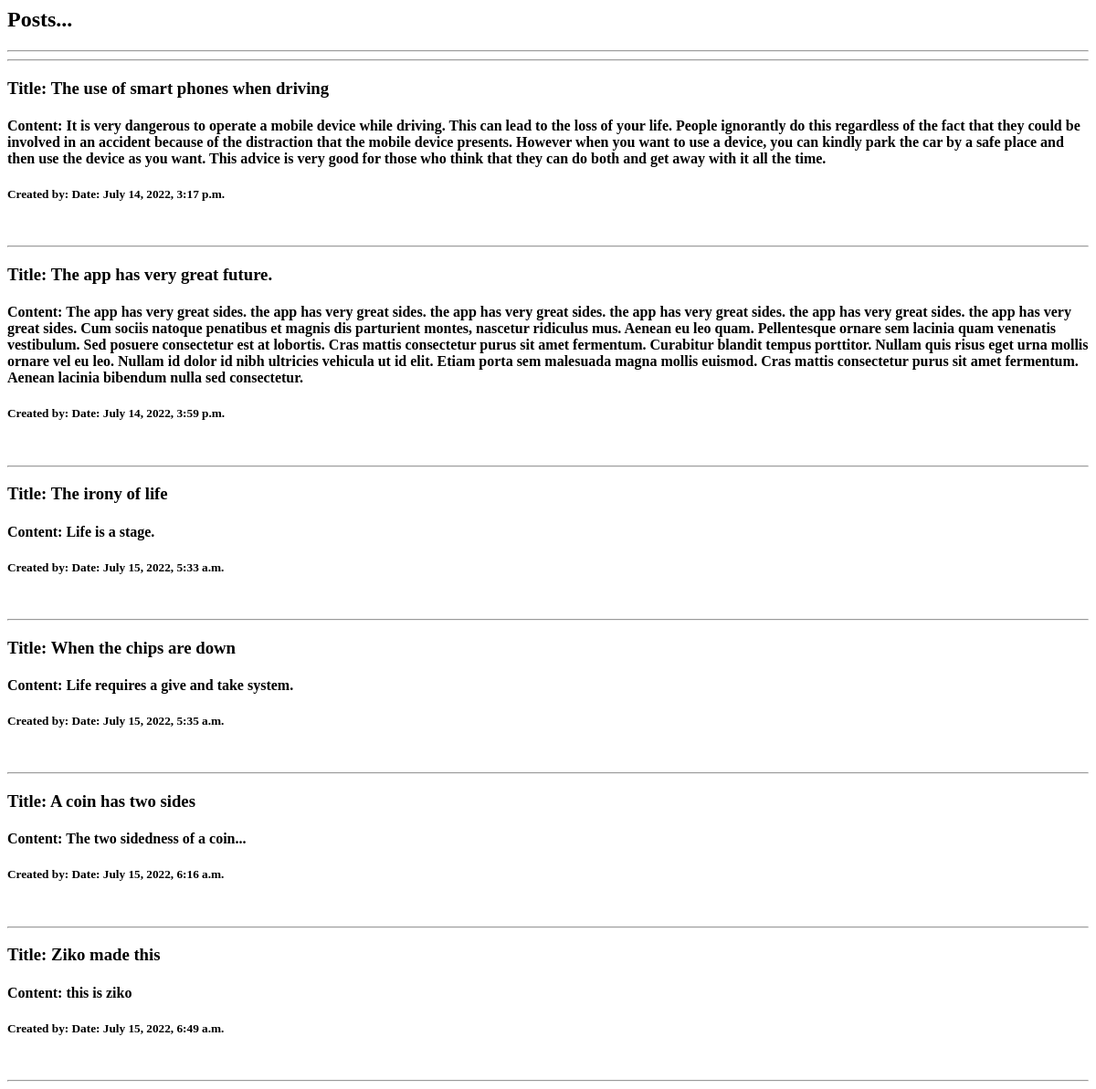
Page /blogdisplay/ on the earlier database version.
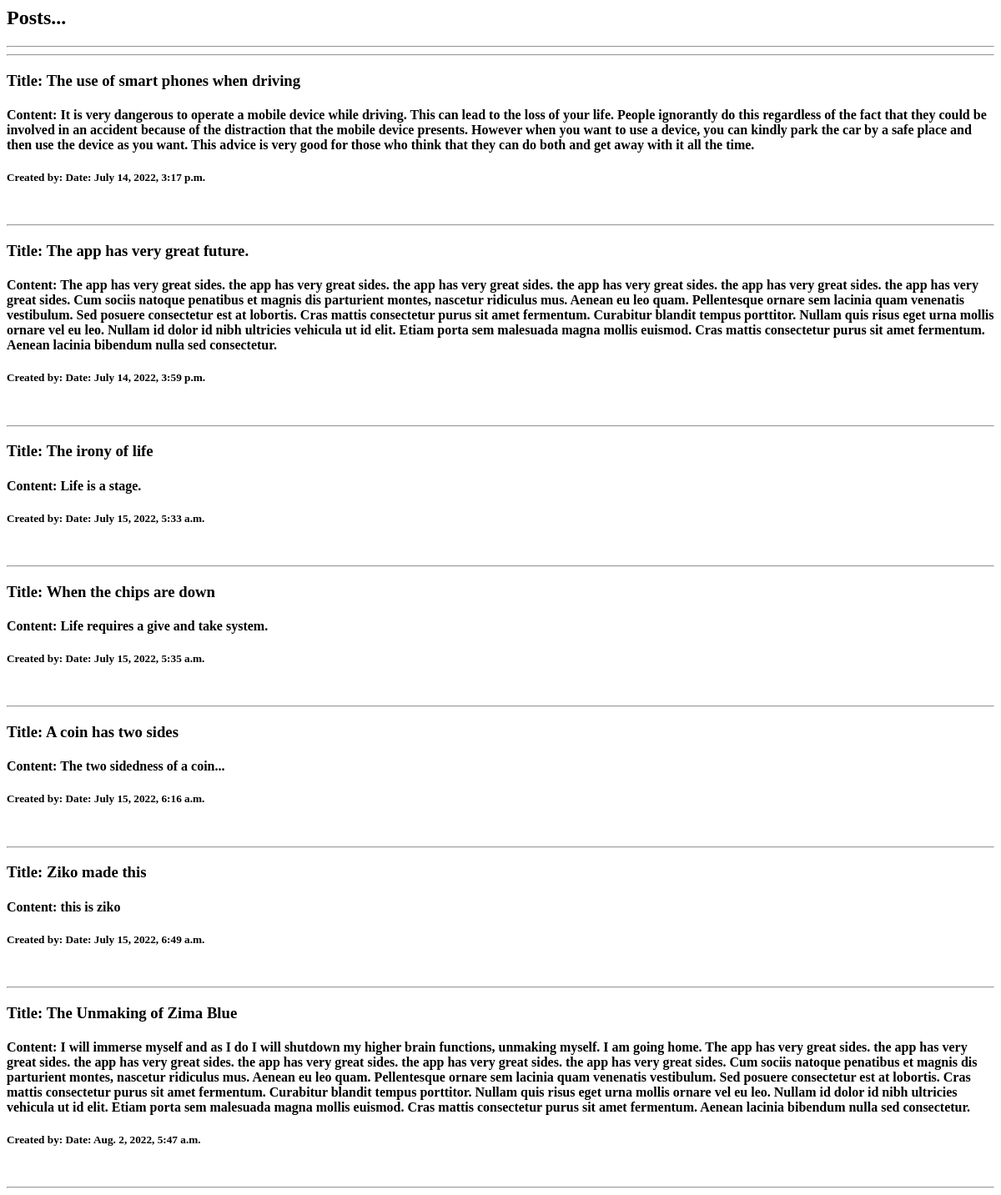
Same page on the later database version.
### accounts/models.py (models this page shows, shortened)
class Blog(models.Model):
    username = models.ForeignKey(User, null=True, on_delete=models.CASCADE)
    author = models.CharField(max_length=30)
    title = models.TextField(max_length=100)
    content = models.TextField()
    created = models.DateTimeField(auto_now_add=True)

### accounts/views.py (the view)
# urls.py: path('blogdisplay/', blogdisplay, name='blogdisplay'),
def blogdisplay(request):
    pin = Blog.objects.all()
    return render(request, 'accounts/blogdisplay.html', {'pin':pin})

### accounts/templates/accounts/blogdisplay.html (shortened to what this page needs)
<h2>Posts...</h2>
<hr>
<hr>
{% for  sim in pin %}
<h3>Title: {{sim.title}}</h3>
<h4>Content: {{sim.content}}</h4>
<h5>Created by: {{sim.users.first_name}} {{sim.users.last_name}} Date: {{sim.created}}</h5>
<hr>
{% endfor %}

Differences in the rows shown:
added Blog: title "The Unmaking of Zima Blue", content "I will immerse myself and as I do I will shutdown my higher brain functions, unmaking myself. I am going home. The app has very great sides. the app has very great sides. the app has very great sides. the app has very great sides. the app has very great sides. the app has very great sides. Cum sociis natoque penatibus et magnis dis parturient montes, nascetur ridiculus mus. Aenean eu leo quam. Pellentesque ornare sem lacinia quam venenatis vestibulum. Sed posuere consectetur est at lobortis. Cras mattis consectetur purus sit amet fermentum. Curabitur blandit tempus porttitor. Nullam quis risus eget urna mollis ornare vel eu leo. Nullam id dolor id nibh ultricies vehicula ut id elit. Etiam…", created "Aug. 2, 2022, 5:47 a.m."
